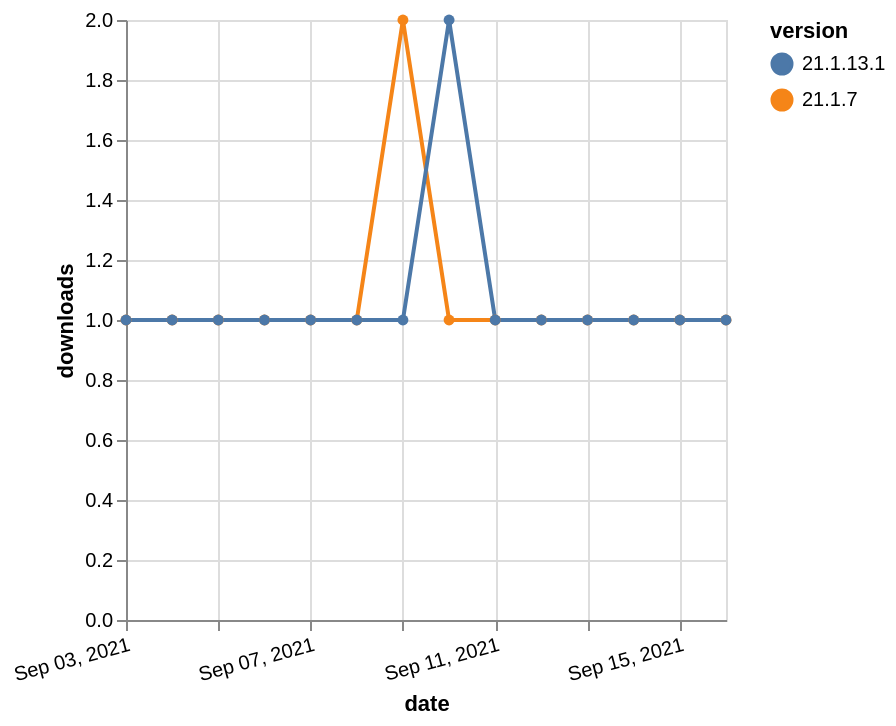

Specify this chart in Vega-Lite:
### Vega-Lite specification from a JSON file in a GitHub repository (floating-point values rounded to 4 significant figures)
{"$schema": "https://vega.github.io/schema/vega-lite/v5.json", "description": "A simple bar chart with embedded data.", "data": {"values": [{"date": "2021-09-03", "total": 127, "delta": 1, "version": "21.1.7"}, {"date": "2021-09-04", "total": 128, "delta": 1, "version": "21.1.7"}, {"date": "2021-09-05", "total": 129, "delta": 1, "version": "21.1.7"}, {"date": "2021-09-06", "total": 130, "delta": 1, "version": "21.1.7"}, {"date": "2021-09-07", "total": 131, "delta": 1, "version": "21.1.7"}, {"date": "2021-09-08", "total": 132, "delta": 1, "version": "21.1.7"}, {"date": "2021-09-09", "total": 134, "delta": 2, "version": "21.1.7"}, {"date": "2021-09-10", "total": 135, "delta": 1, "version": "21.1.7"}, {"date": "2021-09-11", "total": 136, "delta": 1, "version": "21.1.7"}, {"date": "2021-09-12", "total": 137, "delta": 1, "version": "21.1.7"}, {"date": "2021-09-13", "total": 138, "delta": 1, "version": "21.1.7"}, {"date": "2021-09-14", "total": 139, "delta": 1, "version": "21.1.7"}, {"date": "2021-09-15", "total": 140, "delta": 1, "version": "21.1.7"}, {"date": "2021-09-16", "total": 141, "delta": 1, "version": "21.1.7"}, {"date": "2021-09-03", "total": 154, "delta": 1, "version": "21.1.13.1"}, {"date": "2021-09-04", "total": 155, "delta": 1, "version": "21.1.13.1"}, {"date": "2021-09-05", "total": 156, "delta": 1, "version": "21.1.13.1"}, {"date": "2021-09-06", "total": 157, "delta": 1, "version": "21.1.13.1"}, {"date": "2021-09-07", "total": 158, "delta": 1, "version": "21.1.13.1"}, {"date": "2021-09-08", "total": 159, "delta": 1, "version": "21.1.13.1"}, {"date": "2021-09-09", "total": 160, "delta": 1, "version": "21.1.13.1"}, {"date": "2021-09-10", "total": 162, "delta": 2, "version": "21.1.13.1"}, {"date": "2021-09-11", "total": 163, "delta": 1, "version": "21.1.13.1"}, {"date": "2021-09-12", "total": 164, "delta": 1, "version": "21.1.13.1"}, {"date": "2021-09-13", "total": 165, "delta": 1, "version": "21.1.13.1"}, {"date": "2021-09-14", "total": 166, "delta": 1, "version": "21.1.13.1"}, {"date": "2021-09-15", "total": 167, "delta": 1, "version": "21.1.13.1"}, {"date": "2021-09-16", "total": 168, "delta": 1, "version": "21.1.13.1"}]}, "width": "container", "mark": {"type": "line", "point": {"filled": true}}, "encoding": {"x": {"field": "date", "type": "temporal", "timeUnit": "yearmonthdate", "title": "date", "axis": {"labelAngle": -15}}, "y": {"field": "delta", "type": "quantitative", "title": "downloads"}, "color": {"field": "version", "type": "nominal"}, "tooltip": {"field": "delta"}}}
